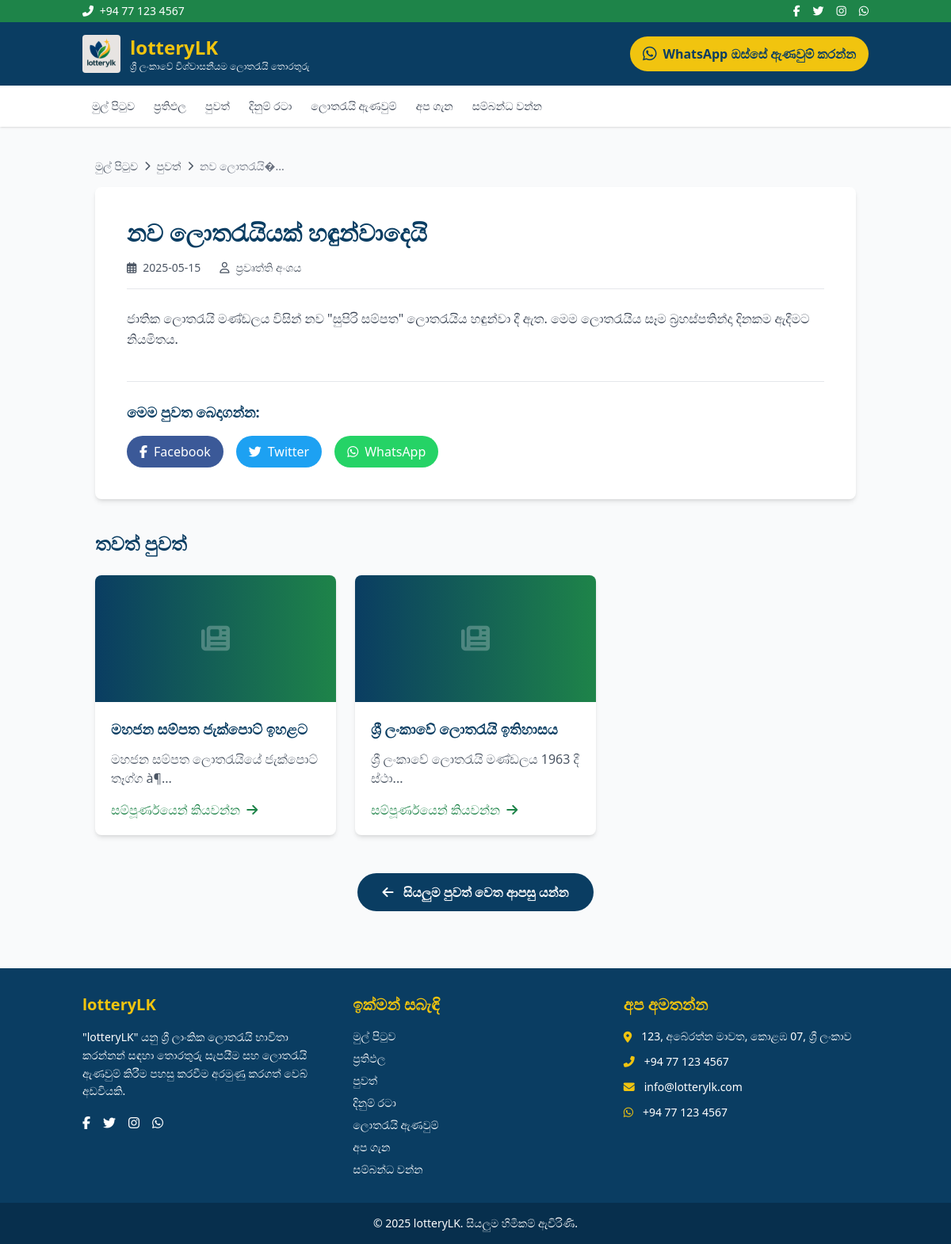
Page /news_article.php?id=1 on the committed database.
### tables this page shows
CREATE TABLE IF NOT EXISTS news_articles (
    id INT AUTO_INCREMENT PRIMARY KEY,
    title VARCHAR(255) NOT NULL,
    content TEXT NOT NULL,
    image_path VARCHAR(255),  
    published_date TIMESTAMP DEFAULT CURRENT_TIMESTAMP,
    author_name VARCHAR(100) NULL  
);

### includes/functions.php (called while the page is built, shortened)
<?php
function get_news_by_id($pdo, $id) {
    try {
        $stmt = $pdo->prepare('SELECT * FROM news_articles WHERE id = :id');
        $stmt->bindParam(':id', $id, PDO::PARAM_INT);
        $stmt->execute();
        return $stmt->fetch();
    } catch (PDOException $e) {
        error_log("Database error in get_news_by_id(): " . $e->getMessage(), 0);
        return false;
    }
}
function shorten_text($text, $length = 150, $append = '...') {
    if (strlen($text) > $length) {
        $text = substr($text, 0, $length) . $append;
    }
    return $text;
}

### news_article.php (the view, shortened to what this page needs)
<?php
include 'includes/db_connect.php';
include 'includes/functions.php';
$article_id = isset($_GET['id']) ? (int)$_GET['id'] : 0;
$article = null;
$related_articles = [];
if ($article_id > 0 && isset($pdo) && $db_connected) {
    try {
        $article = get_news_by_id($pdo, $article_id);
        if ($article) {
            $stmt = $pdo->prepare('
                SELECT * FROM news_articles
                WHERE id != :article_id
                ORDER BY published_date DESC
                LIMIT 3
            ');
            $stmt->bindParam(':article_id', $article_id, PDO::PARAM_INT);
            $stmt->execute();
            $related_articles = $stmt->fetchAll();
        }
    } catch (PDOException $e) {
        error_log("Database error in news_article.php: " . $e->getMessage(), 0);
        $error_message = "පුවත් ලිපිය ලබා ගැනීමේදී දෝෂයක් ඇති විය. කරුණාකර පසුව නැවත උත්සාහ කරන්න.";
    }
}
include 'includes/header.php';
?>
<div class="container mx-auto px-4 py-4">
    <div class="flex items-center text-sm text-gray-600">
        <a href="index.php" class="hover:text-primaryBlue">මුල් පිටුව</a>
        <i class="fas fa-chevron-right mx-2 text-xs"></i>
        <a href="news.php" class="hover:text-primaryBlue">පුවත්</a>
        <?php if ($article): ?>
        <i class="fas fa-chevron-right mx-2 text-xs"></i>
        <span class="text-gray-500"><?php echo htmlspecialchars(shorten_text($article['title'], 30)); ?></span>
        <?php endif; ?>
    </div>
</div>
<?php if (isset($error_message)): ?>
<section class="mb-12">
    <div class="container mx-auto px-4">
        <div class="bg-red-100 border border-red-400 text-red-700 px-4 py-3 rounded">
            <p class="font-bold">දෝෂයක් ඇති විය!</p>
            <p><?php echo $error_message; ?></p>
            <div class="mt-4">
                <a href="news.php" class="text-primaryBlue hover:underline">← පුවත් ලැයිස්තුවට ආපසු යන්න</a>
            </div>
        </div>
    </div>
</section>
<?php else: ?>
<section class="mb-10">
    <div class="container mx-auto px-4">
        <div class="bg-white rounded-lg shadow-md overflow-hidden">
            <div class="p-6 md:p-10">
                <div class="mb-6">
                    <h1 class="text-3xl font-bold text-primaryBlue mb-4"><?php echo htmlspecialchars($article['title']); ?></h1>
                    <div class="flex items-center text-gray-600 text-sm mb-4">
                        <span class="flex items-center mr-6">
                            <i class="far fa-calendar-alt mr-2"></i>
                            <?php echo date('Y-m-d', strtotime($article['published_date'])); ?>
                        </span>
                        <?php if (!empty($article['author_name'])): ?>
                        <span class="flex items-center">
                            <i class="far fa-user mr-2"></i>
                            <?php echo htmlspecialchars($article['author_name']); ?>
                        </span>
                        <?php endif; ?>
                    </div>
                    <div class="border-b border-gray-200 mb-6"></div>
                </div>
                <div class="prose max-w-none text-gray-700 leading-relaxed">
                    <?php
                    $paragraphs = explode("\n", $article['content']);
                    foreach ($paragraphs as $paragraph) {
                        if (trim($paragraph) !== '') {
                            echo '<p class="mb-4">' . htmlspecialchars($paragraph) . '</p>';
                        }
                    }
                    ?>
                </div>
                <div class="mt-10 pt-6 border-t border-gray-200">
                    <h3 class="text-lg font-bold text-primaryBlue mb-4">මෙම පුවත බෙදාගන්න:</h3>
                    <div class="flex space-x-4">
                        <a href="#" class="bg-[#3b5998] hover:bg-blue-700 text-white px-4 py-2 rounded-full flex items-center">
                            <i class="fab fa-facebook-f mr-2"></i> Facebook
                        </a>
                        <a href="#" class="bg-[#1da1f2] hover:bg-blue-500 text-white px-4 py-2 rounded-full flex items-center">
                            <i class="fab fa-twitter mr-2"></i> Twitter
                        </a>
                        <a href="#" class="bg-[#25D366] hover:bg-green-500 text-white px-4 py-2 rounded-full flex items-center">
                            <i class="fab fa-whatsapp mr-2"></i> WhatsApp
                        </a>
                    </div>
                </div>
            </div>
        </div>
    </div>
</section>
<?php if (!empty($related_articles)): ?>
<section class="mb-12">
    <div class="container mx-auto px-4">
        <h2 class="text-2xl font-bold text-primaryBlue mb-6">තවත් පුවත්</h2>
        <div class="grid grid-cols-1 md:grid-cols-3 gap-6">
            <?php foreach ($related_articles as $related): ?>
            <div class="bg-white rounded-lg shadow-md overflow-hidden news-card h-full flex flex-col">
                <?php if (!empty($related['image_path'])): ?>
                <div class="h-40 overflow-hidden">
                    <img src="<?php echo htmlspecialchars($related['image_path']); ?>" alt="<?php echo htmlspecialchars($related['title']); ?>" class="w-full h-full object-cover">
                </div>
                <?php else: ?>
                <div class="h-40 bg-gradient-to-r from-primaryBlue to-primaryGreen flex items-center justify-center">
                    <i class="fas fa-newspaper text-4xl text-white opacity-25"></i>
                </div>
                <?php endif; ?>
                <div class="p-5 flex-grow flex flex-col">
                    <h3 class="text-lg font-bold text-primaryBlue mb-3"><?php echo htmlspecialchars($related['title']); ?></h3>
                    <p class="text-gray-600 mb-4 flex-grow"><?php echo shorten_text(htmlspecialchars($related['content']), 100); ?></p>
                    <a href="news_article.php?id=<?php echo $related['id']; ?>" class="mt-auto text-primaryGreen hover:text-primaryBlue font-medium">
                        සම්පූර්ණයෙන් කියවන්න <i class="fas fa-arrow-right ml-1"></i>
                    </a>
                </div>
            </div>
            <?php endforeach; ?>
        </div>
    </div>
</section>
<?php endif; ?>
<section class="mb-12">
    <div class="container mx-auto px-4 text-center">
        <a href="news.php" class="bg-primaryBlue hover:bg-blue-700 text-white font-bold py-3 px-8 rounded-full inline-block">
            <i class="fas fa-arrow-left mr-2"></i> සියලුම පුවත් වෙත ආපසු යන්න
        </a>
    </div>
</section>
<?php endif; ?>
<?php
include 'includes/footer.php';
?>

### assets/css/style.css (style rules this page uses)
.news-card { transition: transform 0.3s ease; }

### rows in the picture
news_articles: title "නව ලොතරැයි�...", title "නව ලොතරැයියක් හඳුන්වාදෙයි", published_date "2025-05-15", author_name "ප්‍රවෘත්ති අංශය", content "ජාතික ලොතරැයි මණ්ඩලය විසින් නව \"සුපිරි සම්පත\" ලොතරැයිය හඳුන්වා දී ඇත. මෙම ලොතරැයිය සෑම බ්‍රහස්පතින්දා දිනකම ඇදීමට නියමිතය."
news_articles: title "මහජන සම්පත ජැක්පොට් ඉහළට", content "මහජන සම්පත ලොතරැයියේ ජැක්පොට් තෑග්ග à¶..."
news_articles: title "ශ්‍රී ලංකාවේ ලොතරැයි ඉතිහාසය", content "ශ්‍රී ලංකාවේ ලොතරැයි මණ්ඩලය 1963 දී ස්ථා..."
